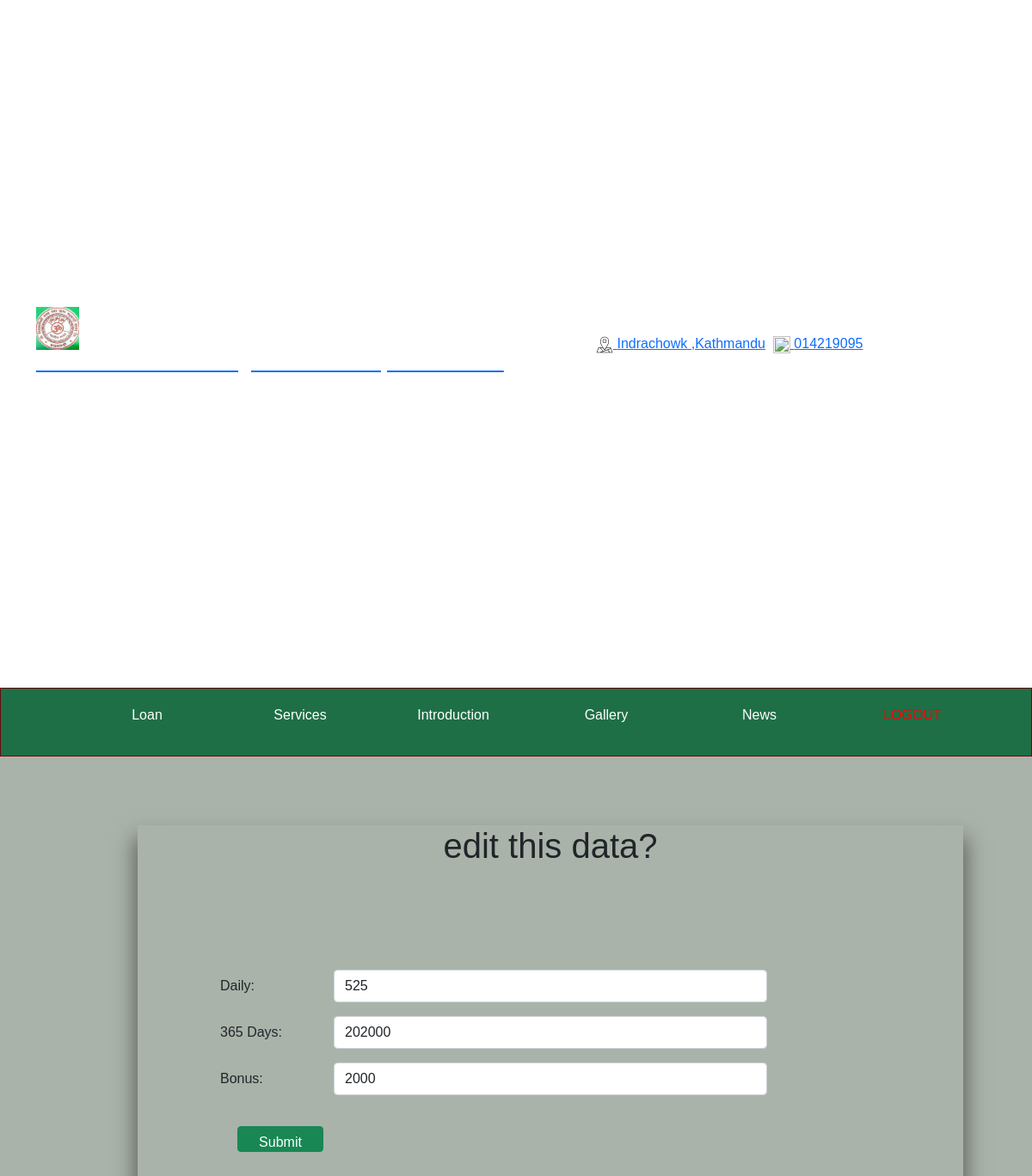
/365_update_page.php?id=1 (signed in), run on the app's committed database.
### tables this page shows
CREATE TABLE `days_365` (
  `id` int(11) NOT NULL,
  `daily` varchar(8) DEFAULT NULL,
  `all_day` varchar(10) DEFAULT NULL,
  `bonus` varchar(8) DEFAULT NULL
);

### 365_update_page.php (the view, shortened to what this page needs)
<?php
if(!isset($_SESSION['admin_id'])){
  header('location: admin_login.php');
}
else{
?>
<html>
    <head>
        <link href="https://cdn.jsdelivr.net/npm/bootstrap@5.1.1/dist/css/bootstrap.min.css" rel="stylesheet">
	<link rel="stylesheet" href="css/style.css">
</head>
<body>
    <?php include('portion/menu_admin.php'); ?>
    <?php
    $i = $_GET['id'];
$con = mysqli_connect('localhost','root','') or die(mysqli_error($con));
mysqli_select_db($con,'finance') or die(mysqli_error($con));
$query = "SELECT * FROM days_365 where id =$i";
$result = mysqli_query($con,$query)or die(mysqli_error($con));
$arr=mysqli_fetch_array($result,MYSQLI_ASSOC);
?>
<div class="about-sec-ab">
    <h1 align="center">edit this data?</h1>
    <form method="POST" action="core/365_update_process.php" class="add-admin">
    <div class="login-user"><input type="hidden" name="id" value="<?php echo $arr['id']?>"></div><br>
  <div class="row mb-3">
    <label for="inputEmail3" class="col-sm-2 col-form-label">Daily:</label>
    <div class="col-sm-8">
      <input type="text" class="form-control" id="daily" name="daily" value="<?php echo $arr['daily']?>">
    </div>
  </div>
  <div class="row mb-3">
    <label for="inputEmail3" class="col-sm-2 col-form-label"> 365 Days:</label>
    <div class="col-sm-8">
      <input type="text" class="form-control" id="all_day" name="all_day" value="<?php echo $arr['all_day']?>">
    </div>
  </div>
  <div class="row mb-3">
    <label for="inputEmail3" class="col-sm-2 col-form-label">  Bonus:</label>
    <div class="col-sm-8">
      <input type="text" class="form-control" id="bonus" name="bonus" value="<?php echo $arr['bonus']?>">
    </div>
  </div>
  <input type="submit" class="btn btn-success" name="submit" style="height: 30px; width:100px; margin-left:20px;  margin-top:20px;">
</form>
 </div>
</body>
</html>
<?php
}
?>

### css/style.css (style rules this page uses)
* { padding: 0; margin: 0; }
body { background-color:#aab3aa ; box-sizing: border-box; font-family: sans-serif; }
.about-sec-ab { margin-top: 10vh; margin-left: 20vh; margin-bottom: 20vh; border: 1px black; width: 80%; -webkit-box-shadow: 0px 17px 23px 3px rgba(26,25,25,0.55); -moz-box-shadow: 0px 17px 23px 3px rgba(26,25,25,0.55); box-shadow: 0px 17px 23px 3px rgba(26,25,25,0.55); }
.add-admin { margin: 12vh; padding-bottom: 10vh; }

### data on the page
days_365: daily "525", all_day "202000", bonus "2000"
